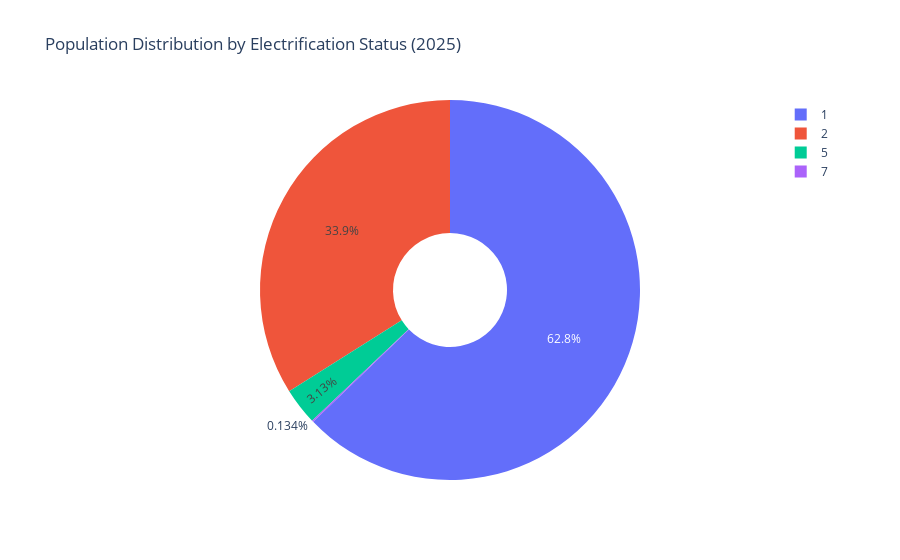

The code cell stored with this chart in its notebook:
### Code cell
# Q3: Population distribution based on electrification status in 2025
pop_elec2025 = df_dist_elect.groupby('FinalElecCode2025')['Pop'].sum().reset_index()

# Plot: Population distribution based on electrification status
fig = px.pie(pop_elec2025, values='Pop', names='FinalElecCode2025', title='Population Distribution by Electrification Status (2025)', hole=0.3)
fig.show()

### Figure 1 — Plotly figure (JSON) as saved in the notebook; plotly's stock layout.template omitted (floating-point values rounded to 4 significant figures)
{"data": [{"domain": {"x": [0, 1], "y": [0, 1]}, "hole": 0.3, "hovertemplate": "FinalElecCode2025=%{label}<br>Pop=%{value}<extra></extra>", "labels": [1, 2, 5, 7], "legendgroup": "", "name": "", "showlegend": true, "type": "pie", "values": [23630000.0, 12770000.0, 1177000.0, 50410.0]}], "layout": {"legend": {"tracegroupgap": 0}, "title": {"text": "Population Distribution by Electrification Status (2025)"}}}
